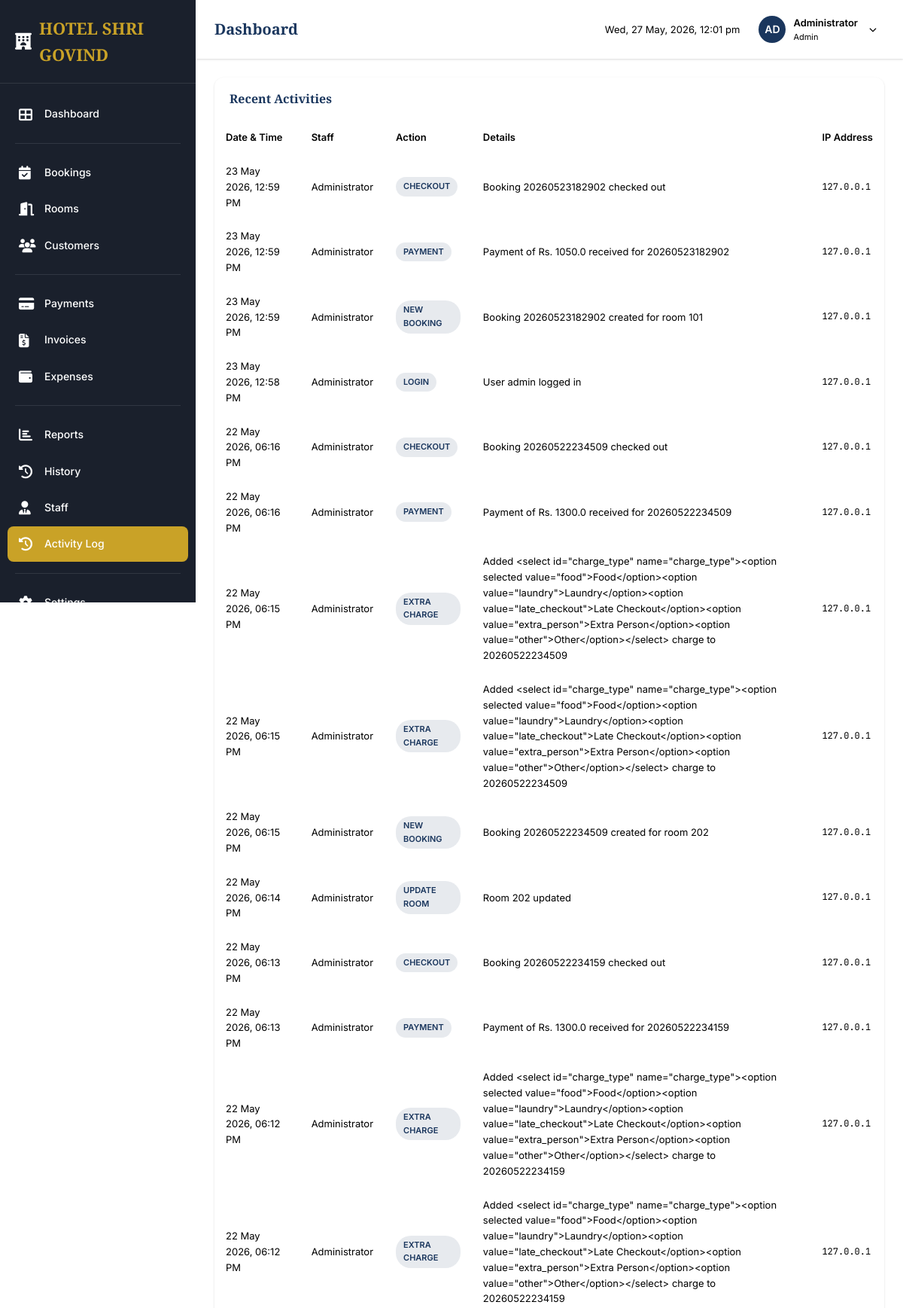
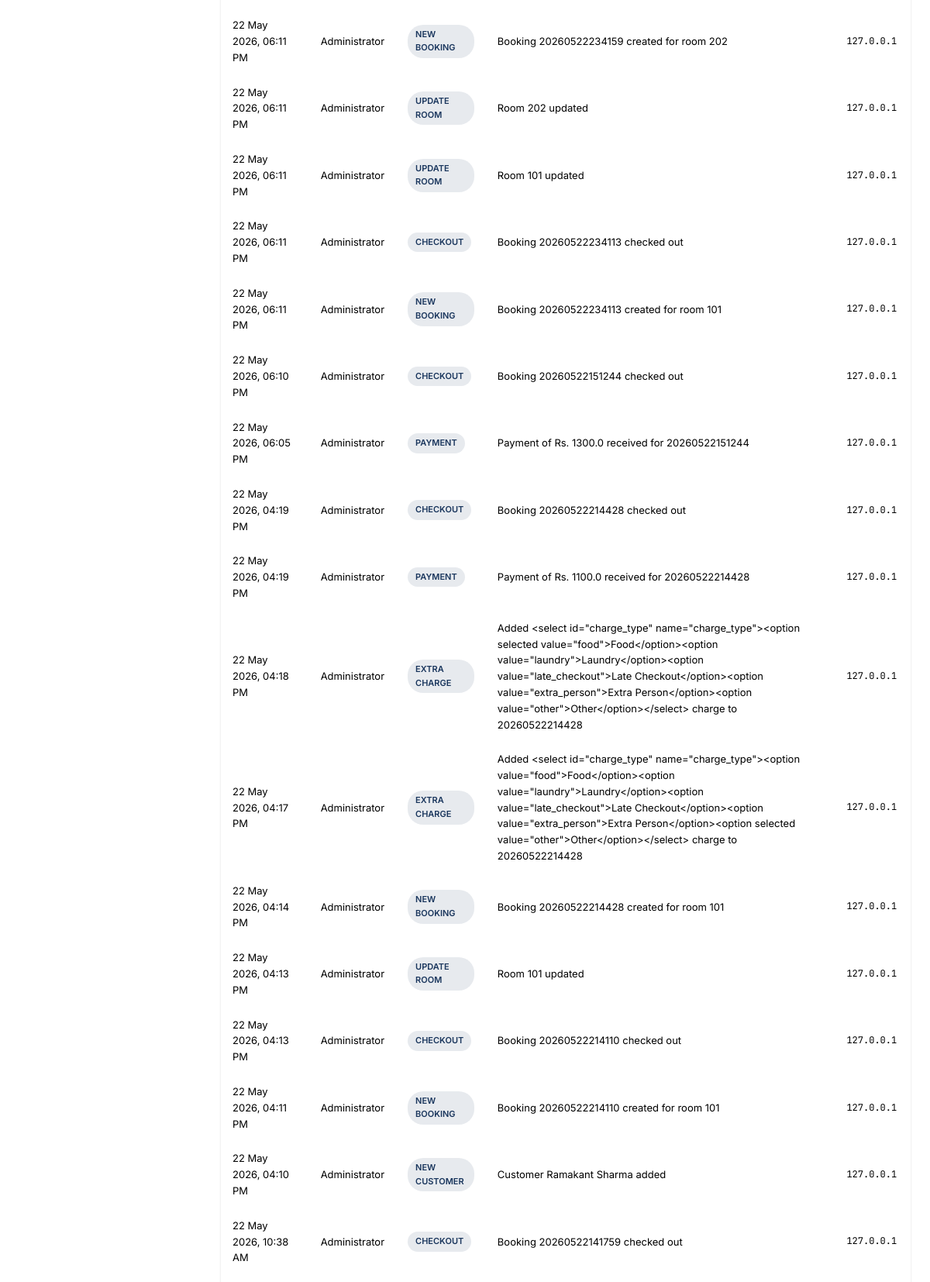
/activity-log (signed in, upper part), run on the app's committed database (2 pictures, top to bottom).
### app.py (models this page shows, shortened)
class Settings(db.Model):
    __tablename__ = 'settings'
    id = db.Column(db.Integer, primary_key=True)
    key = db.Column(db.String(50), unique=True, nullable=False)
    value = db.Column(db.Text)
    @staticmethod
    def get(key, default=None):
        setting = Settings.query.filter_by(key=key).first()
        return setting.value if setting else default

class Staff(db.Model, UserMixin):
    __tablename__ = 'staff'
    id = db.Column(db.Integer, primary_key=True)
    username = db.Column(db.String(50), unique=True, nullable=False)
    password_hash = db.Column(db.String(255), nullable=False)
    name = db.Column(db.String(100), nullable=False)
    role = db.Column(db.String(20), nullable=False, default='receptionist')
    is_active = db.Column(db.Boolean, default=True)
    created_at = db.Column(db.DateTime, default=datetime.utcnow)
    last_login = db.Column(db.DateTime)
    def is_admin(self):
        return self.role == 'admin'

class ActivityLog(db.Model):
    __tablename__ = 'activity_log'
    id = db.Column(db.Integer, primary_key=True)
    staff_id = db.Column(db.Integer, db.ForeignKey('staff.id'))
    action = db.Column(db.String(100), nullable=False)
    details = db.Column(db.Text)
    ip_address = db.Column(db.String(45))
    created_at = db.Column(db.DateTime, default=datetime.utcnow)
    staff = db.relationship('Staff', backref='activities')

### app.py (the view)
@app.route('/activity-log')
@login_required
@admin_required
def activity_log():
    logs = ActivityLog.query.order_by(ActivityLog.created_at.desc()).limit(100).all()
    return render_template('activity_log.html', logs=logs)

### app.py (called while the page is built)
@login_manager.user_loader
def load_user(user_id):
    return db.session.get(Staff, int(user_id))

def admin_required(f):
    @wraps(f)
    def decorated_function(*args, **kwargs):
        if not current_user.is_authenticated or not current_user.is_admin():
            abort(403)
        return f(*args, **kwargs)
    return decorated_function

### templates/activity_log.html (shortened to what this page needs)
{% extends "base.html" %}
{% block content %}
<div class="card">
    <div class="card-header">
        <h3 class="card-title">Recent Activities</h3>
    </div>
    <div class="card-body" style="padding: 0;">
        {% if logs %}
        <div class="table-wrapper">
            <table class="data-table">
                <thead>
                    <tr>
                        <th>Date & Time</th>
                        <th>Staff</th>
                        <th>Action</th>
                        <th>Details</th>
                        <th>IP Address</th>
                    </tr>
                </thead>
                <tbody>
                    {% for log in logs %}
                    <tr>
                        <td>{{ log.created_at.strftime('%d %b %Y, %I:%M %p') }}</td>
                        <td>{{ log.staff.name if log.staff else 'System' }}</td>
                        <td>
                            <span class="badge badge-primary">{{ log.action }}</span>
                        </td>
                        <td>{{ log.details or '-' }}</td>
                        <td class="text-mono">{{ log.ip_address or '-' }}</td>
                    </tr>
                    {% endfor %}
                </tbody>
            </table>
        </div>
        {% else %}
        <div class="empty-state">
            <i class="fas fa-history"></i>
            <h3>No Activity</h3>
            <p>Activity logs will appear here</p>
        </div>
        {% endif %}
    </div>
</div>
{% endblock %}

### templates/partials/sidebar.html (shortened to what this page needs)
<nav class="sidebar">
    <div class="sidebar-header">
        <a href="{{ url_for('dashboard') }}" class="sidebar-logo">
            <i class="fas fa-hotel"></i>
            <span>{{ hotel.name|default('HOTEL SHRI GOVIND') }}</span>
        </a>
    </div>
    <div class="sidebar-nav">
        <div class="nav-item">
            <a href="{{ url_for('dashboard') }}" class="nav-link {% if request.endpoint == 'dashboard' %}active{% endif %}">
                <i class="fas fa-th-large"></i>
                Dashboard
            </a>
        </div>
        <div class="nav-divider"></div>
        <div class="nav-item">
            <a href="{{ url_for('bookings') }}" class="nav-link {% if 'booking' in request.endpoint %}active{% endif %}">
                <i class="fas fa-calendar-check"></i>
                Bookings
            </a>
        </div>
        <div class="nav-item">
            <a href="{{ url_for('rooms') }}" class="nav-link {% if request.endpoint == 'rooms' or 'room' in request.endpoint %}active{% endif %}">
                <i class="fas fa-door-open"></i>
                Rooms
            </a>
        </div>
        <div class="nav-item">
            <a href="{{ url_for('customers') }}" class="nav-link {% if 'customer' in request.endpoint %}active{% endif %}">
                <i class="fas fa-users"></i>
                Customers
            </a>
        </div>
        <div class="nav-divider"></div>
        <div class="nav-item">
            <a href="{{ url_for('payments') }}" class="nav-link {% if request.endpoint == 'payments' %}active{% endif %}">
                <i class="fas fa-credit-card"></i>
                Payments
            </a>
        </div>
        <div class="nav-item">
            <a href="{{ url_for('invoices') }}" class="nav-link {% if 'invoice' in request.endpoint %}active{% endif %}">
                <i class="fas fa-file-invoice-dollar"></i>
                Invoices
            </a>
        </div>
        <div class="nav-item">
            <a href="{{ url_for('expenses') }}" class="nav-link {% if request.endpoint == 'expenses' %}active{% endif %}">
                <i class="fas fa-wallet"></i>
                Expenses
            </a>
        </div>
        <div class="nav-divider"></div>
        <div class="nav-item">
            <a href="{{ url_for('reports') }}" class="nav-link {% if request.endpoint == 'reports' or 'report' in request.endpoint %}active{% endif %}">
                <i class="fas fa-chart-bar"></i>
                Reports
            </a>
        </div>
        <div class="nav-item">
            <a href="{{ url_for('history') }}" class="nav-link {% if request.endpoint == 'history' %}active{% endif %}">
                <i class="fas fa-history"></i>
                History
            </a>
        </div>
        {% if current_user.is_admin() %}
        <div class="nav-item">
            <a href="{{ url_for('staff') }}" class="nav-link {% if 'staff' in request.endpoint %}active{% endif %}">
                <i class="fas fa-user-tie"></i>
                Staff
            </a>
        </div>
        <div class="nav-item">
            <a href="{{ url_for('activity_log') }}" class="nav-link {% if request.endpoint == 'activity_log' %}active{% endif %}">
                <i class="fas fa-history"></i>
                Activity Log
            </a>
        </div>
        {% endif %}
        <div class="nav-divider"></div>
        <div class="nav-item">
            <a href="{{ url_for('settings') }}" class="nav-link {% if request.endpoint == 'settings' %}active{% endif %}">
                <i class="fas fa-cog"></i>
                Settings
            </a>
        </div>
    </div>
</nav>

### templates/partials/topnav.html (shortened to what this page needs)
<nav class="top-nav">
    <div class="top-nav-left">
        <h1 class="page-title">{% block page_title %}Dashboard{% endblock %}</h1>
    </div>
    <div class="top-nav-right">
        <span class="nav-time" id="current-time">
        </span>
        <div class="user-dropdown">
            <div class="user-avatar">
                {{ current_user.name[:2].upper() }}
            </div>
            <div class="user-info">
                <div class="user-name">{{ current_user.name }}</div>
                <div class="user-role">{{ current_user.role|title }}</div>
            </div>
            <i class="fas fa-chevron-down" style="color: var(--gray-400); font-size: 10px; margin-left: 5px;"></i>
        </div>
    </div>
</nav>

### static/css/style.css (style rules this page uses)
:root { --primary: #1a365d; --primary-light: #2c5282; --primary-dark: #1a202c; --secondary: #2d3748; --accent: #c9a227; --accent-light: #d4af37; --success: #38a169; --success-light: #c6f6d5; --warning: #d69e2e; --warning-light: #fefcbf; --danger: #e53e3e; --danger-light: #fed7d7; --info: #3182ce; --info-light: #bee3f8; --light: #f7fafc; --dark: #1a202c; --white: #ffffff; --shadow-sm: 0 1px 2px 0 rgba(0, 0, 0, 0.05); --shadow: 0 1px 3px 0 rgba(0, 0, 0, 0.1), 0 1px 2px 0 rgba(0, 0, 0, 0.06); --shadow-md: 0 4px 6px -1px rgba(0, 0, 0, 0.1), 0 2px 4px -1px rgba(0, 0, 0, 0.06); --shadow-lg: 0 10px 15px -3px rgba(0, 0, 0, 0.1), 0 4px 6px -2px rgba(0, 0, 0, 0.05); --shadow-xl: 0 20px 25px -5px rgba(0, 0, 0, 0.1), 0 10px 10px -5px rgba(0, 0, 0, 0.04); --border-radius: 8px; --border-radius-lg: 12px; --transition: all 0.2s ease-in-out; }
* { margin: 0; padding: 0; box-sizing: border-box; }
body { font-family: 'Inter', -apple-system, BlinkMacSystemFont, 'Segoe UI', sans-serif; font-size: 14px; line-height: 1.6; color: var(--gray-800); background-color: var(--gray-100); overflow-x: hidden; }
h1, h2, h3, h4, h5, h6 { font-family: 'Playfair Display', serif; font-weight: 600; color: var(--primary); line-height: 1.3; }
.text-mono { font-family: 'JetBrains Mono', monospace; }
.sidebar { width: 260px; background: var(--primary-dark); color: var(--white); position: fixed; height: 100vh; overflow-y: auto; z-index: 100; transition: var(--transition); }
.sidebar-header { padding: 20px; border-bottom: 1px solid rgba(255, 255, 255, 0.1); }
.sidebar-logo { font-family: 'Playfair Display', serif; font-size: 22px; font-weight: 700; color: var(--white); text-decoration: none; display: flex; align-items: center; gap: 10px; }
.sidebar-logo span { color: var(--accent); }
.sidebar-nav { padding: 15px 0; }
.nav-item { margin: 2px 10px; }
.nav-link { display: flex; align-items: center; padding: 12px 15px; color: var(--gray-400); text-decoration: none; border-radius: var(--border-radius); transition: var(--transition); font-size: 14px; font-weight: 500; }
.nav-link.active { background: var(--accent); color: var(--white); }
.nav-link i { width: 22px; margin-right: 12px; font-size: 18px; }
.nav-divider { height: 1px; background: rgba(255, 255, 255, 0.1); margin: 15px 20px; }
.top-nav { background: var(--white); padding: 15px 25px; box-shadow: var(--shadow); display: flex; justify-content: space-between; align-items: center; position: sticky; top: 0; z-index: 50; }
.top-nav-left { display: flex; align-items: center; gap: 15px; }
.page-title { font-size: 20px; font-weight: 600; color: var(--primary); margin: 0; }
.top-nav-right { display: flex; align-items: center; gap: 15px; }
.nav-time { color: var(--gray-500); font-size: 13px; }
.user-dropdown { display: flex; align-items: center; gap: 10px; cursor: pointer; padding: 5px 10px; border-radius: var(--border-radius); transition: var(--transition); }
.user-avatar { width: 36px; height: 36px; border-radius: 50%; background: var(--primary); color: var(--white); display: flex; align-items: center; justify-content: center; font-weight: 600; font-size: 14px; }
.user-info { text-align: left; }
.user-name { font-weight: 600; font-size: 13px; color: var(--gray-800); }
.user-role { font-size: 11px; color: var(--gray-500); }
.card { background: var(--white); border-radius: var(--border-radius-lg); box-shadow: var(--shadow); border: none; }
.card-header { padding: 18px 20px; border-bottom: 1px solid var(--gray-200); display: flex; justify-content: space-between; align-items: center; }
.card-title { font-size: 16px; font-weight: 600; color: var(--primary); margin: 0; }
.card-body { padding: 20px; }
.table-wrapper { overflow-x: auto; }
.data-table { width: 100%; border-collapse: collapse; font-size: 13px; }
.data-table th { background: var(--gray-100); padding: 12px 15px; text-align: left; font-weight: 600; color: var(--gray-700); border-bottom: 2px solid var(--gray-200); white-space: nowrap; }
.data-table td { padding: 12px 15px; border-bottom: 1px solid var(--gray-200); vertical-align: middle; }
.data-table .text-mono { font-size: 12px; color: var(--gray-600); }
.badge { display: inline-block; padding: 4px 10px; border-radius: 20px; font-size: 11px; font-weight: 600; text-transform: uppercase; }
.badge-primary { background: rgba(26, 54, 93, 0.1); color: var(--primary); }

### data on the page
Settings: name "HOTEL SHRI GOVIND"
Staff: name "AD", name "Administrator", role "Admin"
ActivityLog: created_at "23 May 2026, 12:59 PM", staff "Administrator", action "CHECKOUT", details "Booking 20260523182902 checked out", ip_address "127.0.0.1"
ActivityLog: created_at "23 May 2026, 12:59 PM", staff "Administrator", action "PAYMENT", details "Payment of Rs. 1050.0 received for 20260523182902", ip_address "127.0.0.1"
ActivityLog: created_at "23 May 2026, 12:59 PM", staff "Administrator", action "NEW BOOKING", details "Booking 20260523182902 created for room 101", ip_address "127.0.0.1"
ActivityLog: created_at "23 May 2026, 12:58 PM", staff "Administrator", action "LOGIN", details "User admin logged in", ip_address "127.0.0.1"
ActivityLog: created_at "22 May 2026, 06:16 PM", staff "Administrator", action "CHECKOUT", details "Booking 20260522234509 checked out", ip_address "127.0.0.1"
ActivityLog: created_at "22 May 2026, 06:16 PM", staff "Administrator", action "PAYMENT", details "Payment of Rs. 1300.0 received for 20260522234509", ip_address "127.0.0.1"
ActivityLog: created_at "22 May 2026, 06:15 PM", staff "Administrator", action "EXTRA CHARGE", details "Added <select id=\"charge_type\" name=\"charge_type\"><option selected value=\"food\">Food</option><option value=\"laundry\">Laundry</option><option value=\"late_checkout\">Late Checkout</option><option value=\"extra_person\">Extra Person</option><option value=\"other\">Other</option></select> charge to 20260522234509", ip_address "127.0.0.1"
ActivityLog: created_at "22 May 2026, 06:15 PM", staff "Administrator", action "EXTRA CHARGE", details "Added <select id=\"charge_type\" name=\"charge_type\"><option selected value=\"food\">Food</option><option value=\"laundry\">Laundry</option><option value=\"late_checkout\">Late Checkout</option><option value=\"extra_person\">Extra Person</option><option value=\"other\">Other</option></select> charge to 20260522234509", ip_address "127.0.0.1"
ActivityLog: created_at "22 May 2026, 06:15 PM", staff "Administrator", action "NEW BOOKING", details "Booking 20260522234509 created for room 202", ip_address "127.0.0.1"
ActivityLog: created_at "22 May 2026, 06:14 PM", staff "Administrator", action "UPDATE ROOM", details "Room 202 updated", ip_address "127.0.0.1"
ActivityLog: created_at "22 May 2026, 06:13 PM", staff "Administrator", action "CHECKOUT", details "Booking 20260522234159 checked out", ip_address "127.0.0.1"
ActivityLog: created_at "22 May 2026, 06:13 PM", staff "Administrator", action "PAYMENT", details "Payment of Rs. 1300.0 received for 20260522234159", ip_address "127.0.0.1"
ActivityLog: created_at "22 May 2026, 06:12 PM", staff "Administrator", action "EXTRA CHARGE", details "Added <select id=\"charge_type\" name=\"charge_type\"><option selected value=\"food\">Food</option><option value=\"laundry\">Laundry</option><option value=\"late_checkout\">Late Checkout</option><option value=\"extra_person\">Extra Person</option><option value=\"other\">Other</option></select> charge to 20260522234159", ip_address "127.0.0.1"
ActivityLog: created_at "22 May 2026, 06:12 PM", staff "Administrator", action "EXTRA CHARGE", details "Added <select id=\"charge_type\" name=\"charge_type\"><option selected value=\"food\">Food</option><option value=\"laundry\">Laundry</option><option value=\"late_checkout\">Late Checkout</option><option value=\"extra_person\">Extra Person</option><option value=\"other\">Other</option></select> charge to 20260522234159", ip_address "127.0.0.1"
ActivityLog: created_at "22 May 2026, 06:11 PM", staff "Administrator", action "NEW BOOKING", details "Booking 20260522234159 created for room 202", ip_address "127.0.0.1"
ActivityLog: created_at "22 May 2026, 06:11 PM", staff "Administrator", action "UPDATE ROOM", details "Room 202 updated", ip_address "127.0.0.1"
ActivityLog: created_at "22 May 2026, 06:11 PM", staff "Administrator", action "UPDATE ROOM", details "Room 101 updated", ip_address "127.0.0.1"
ActivityLog: created_at "22 May 2026, 06:11 PM", staff "Administrator", action "CHECKOUT", details "Booking 20260522234113 checked out", ip_address "127.0.0.1"
ActivityLog: created_at "22 May 2026, 06:11 PM", staff "Administrator", action "NEW BOOKING", details "Booking 20260522234113 created for room 101", ip_address "127.0.0.1"
ActivityLog: created_at "22 May 2026, 06:10 PM", staff "Administrator", action "CHECKOUT", details "Booking 20260522151244 checked out", ip_address "127.0.0.1"
ActivityLog: created_at "22 May 2026, 06:05 PM", staff "Administrator", action "PAYMENT", details "Payment of Rs. 1300.0 received for 20260522151244", ip_address "127.0.0.1"
ActivityLog: created_at "22 May 2026, 04:19 PM", staff "Administrator", action "CHECKOUT", details "Booking 20260522214428 checked out", ip_address "127.0.0.1"
ActivityLog: created_at "22 May 2026, 04:19 PM", staff "Administrator", action "PAYMENT", details "Payment of Rs. 1100.0 received for 20260522214428", ip_address "127.0.0.1"
ActivityLog: created_at "22 May 2026, 04:18 PM", staff "Administrator", action "EXTRA CHARGE", details "Added <select id=\"charge_type\" name=\"charge_type\"><option selected value=\"food\">Food</option><option value=\"laundry\">Laundry</option><option value=\"late_checkout\">Late Checkout</option><option value=\"extra_person\">Extra Person</option><option value=\"other\">Other</option></select> charge to 20260522214428", ip_address "127.0.0.1"
ActivityLog: created_at "22 May 2026, 04:17 PM", staff "Administrator", action "EXTRA CHARGE", details "Added <select id=\"charge_type\" name=\"charge_type\"><option value=\"food\">Food</option><option value=\"laundry\">Laundry</option><option value=\"late_checkout\">Late Checkout</option><option value=\"extra_person\">Extra Person</option><option selected value=\"other\">Other</option></select> charge to 20260522214428", ip_address "127.0.0.1"
ActivityLog: created_at "22 May 2026, 04:14 PM", staff "Administrator", action "NEW BOOKING", details "Booking 20260522214428 created for room 101", ip_address "127.0.0.1"
ActivityLog: created_at "22 May 2026, 04:13 PM", staff "Administrator", action "UPDATE ROOM", details "Room 101 updated", ip_address "127.0.0.1"
ActivityLog: created_at "22 May 2026, 04:13 PM", staff "Administrator", action "CHECKOUT", details "Booking 20260522214110 checked out", ip_address "127.0.0.1"
ActivityLog: created_at "22 May 2026, 04:11 PM", staff "Administrator", action "NEW BOOKING", details "Booking 20260522214110 created for room 101", ip_address "127.0.0.1"
ActivityLog: created_at "22 May 2026, 04:10 PM", staff "Administrator", action "NEW CUSTOMER", details "Customer Ramakant Sharma added", ip_address "127.0.0.1"
ActivityLog: created_at "22 May 2026, 10:38 AM", staff "Administrator", action "CHECKOUT", details "Booking 20260522141759 checked out", ip_address "127.0.0.1"
